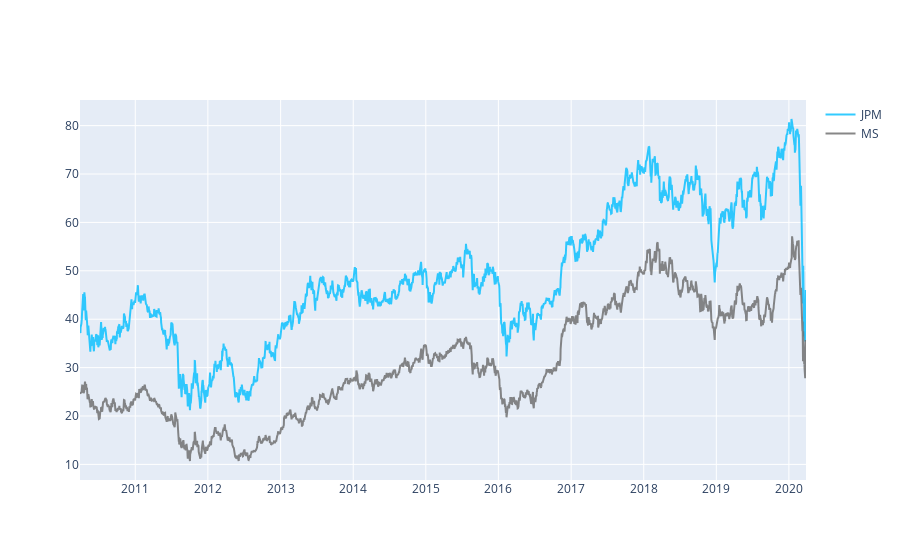

Notebook cell for this chart:
### Code cell
fig = go.Figure()
fig.add_trace(go.Scatter(
                x=historical_prices.index,
                y = historical_prices["CITI"],
                name = "JPM",
                line_color='deepskyblue',
                opacity=0.8))
fig.add_trace(go.Scatter(
                x=historical_prices.index,
                y=historical_prices['MS'],
                name="MS",
                line_color='dimgray',
                opacity=0.8))
fig.show()

### Figure 1 — Plotly figure (JSON) as saved in the notebook; plotly's stock layout.template omitted (floating-point values rounded to 4 significant figures; data arrays with more than 128 entries replaced by an {"elided": "..."} marker saying what was removed)
{"data": [{"line": {"color": "deepskyblue"}, "name": "JPM", "opacity": 0.8, "type": "scatter", "x": {"elided": "2518 str values"}, "y": {"elided": "2518 float values"}}, {"line": {"color": "dimgray"}, "name": "MS", "opacity": 0.8, "type": "scatter", "x": {"elided": "2518 str values"}, "y": {"elided": "2518 float values"}}], "layout": {}}
